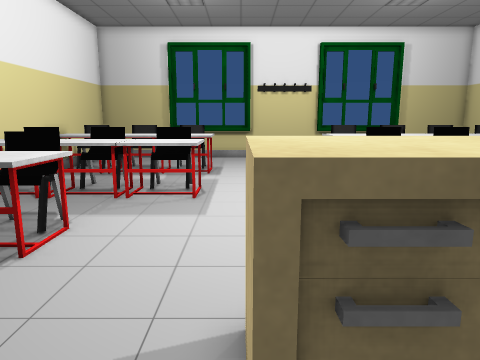
[1] (above)

20 first-person views from a walk through a scene from a Unity 3-D project. The camera is 1.3 m above the floor, tilts 10° down and sees 70° across. The floor is counted in squares, 0.5 m on a side. Each view is taken from the middle of a square. On the plan, view 1 faces up. The plan holds only what a view shows up to about 20 squares ahead; the rest is blank. Some surface patterns are stand-ins.

[2]
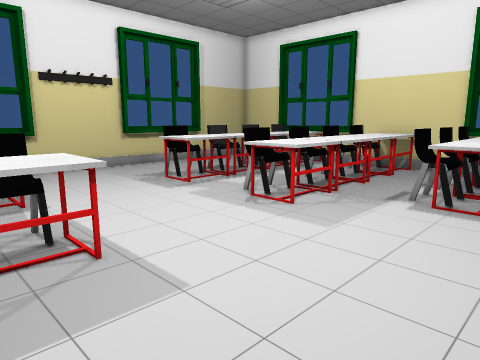

[3]
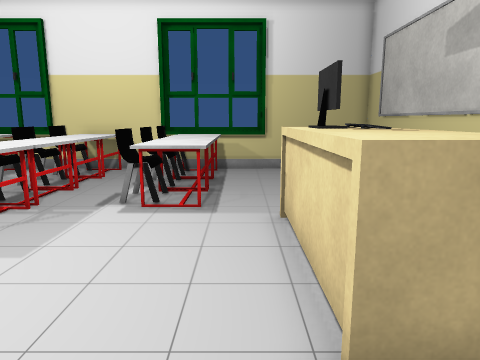

[4]
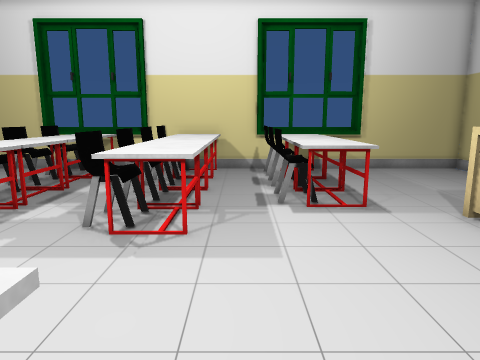

[5]
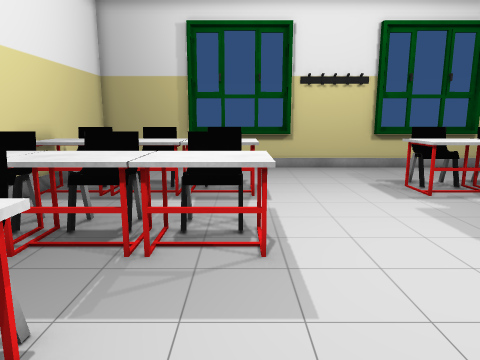

[6]
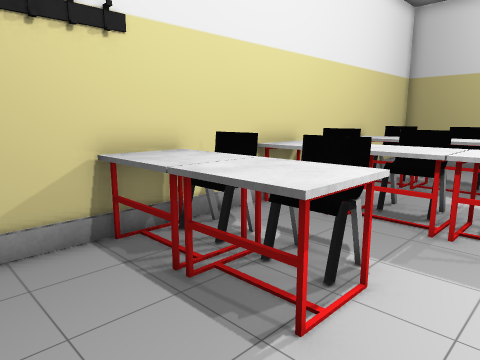

[7]
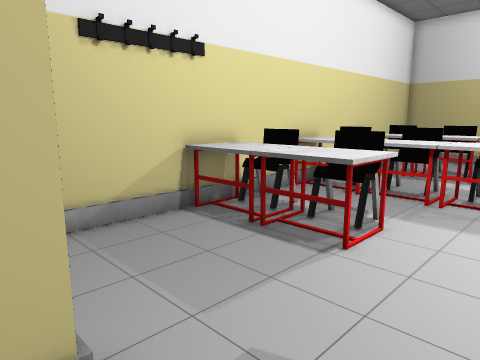

[8]
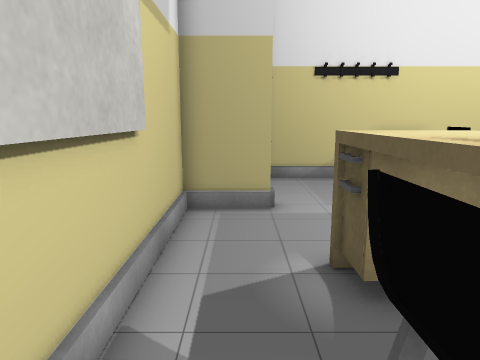

[9]
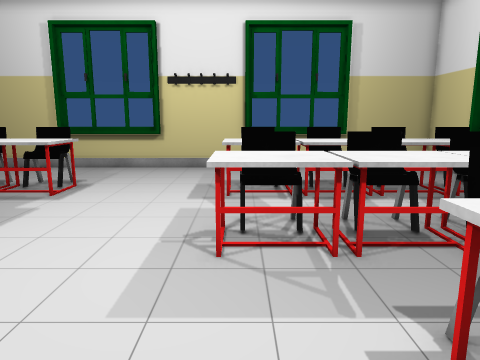

[10]
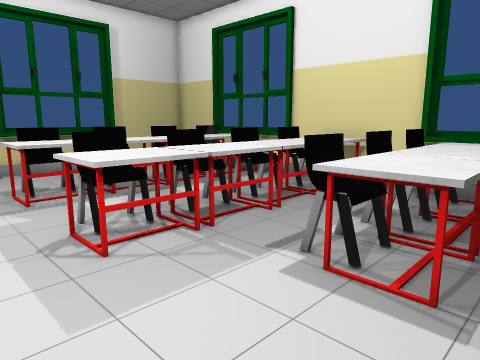

[11]
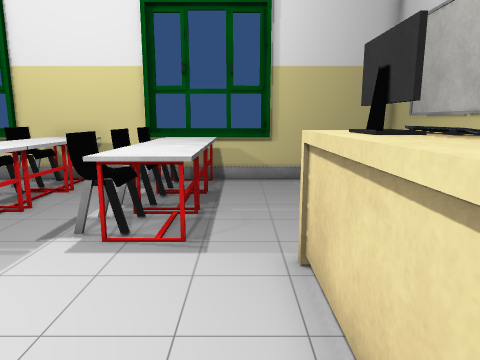

[12]
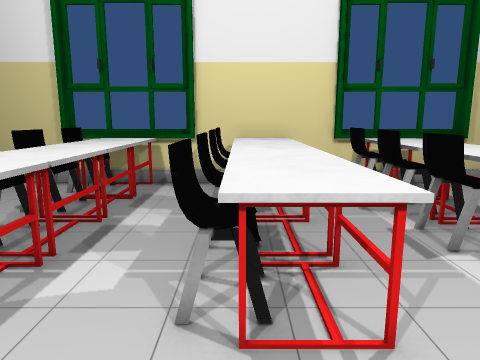

[13]
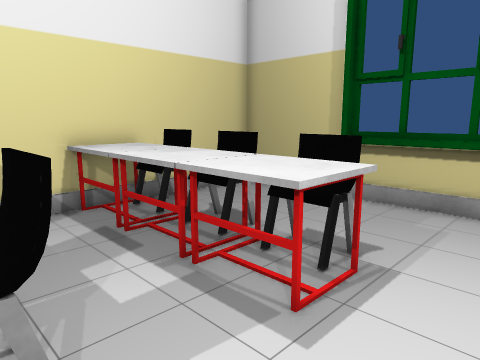

[14]
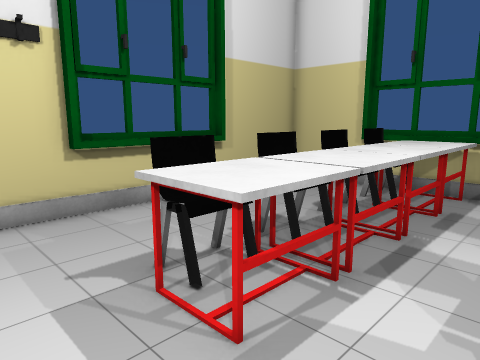

[15]
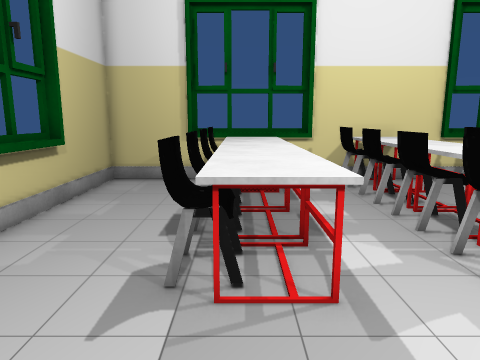

[16]
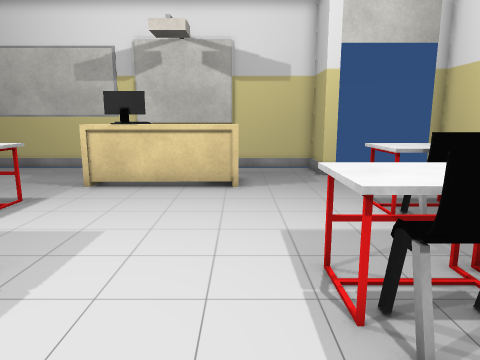

[17]
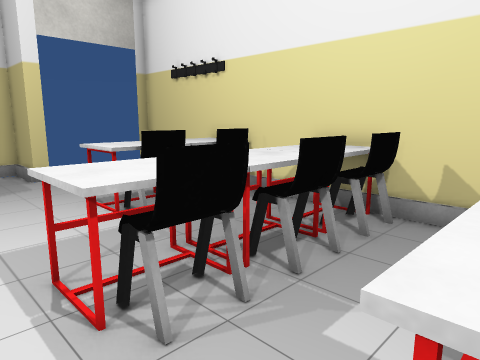

[18]
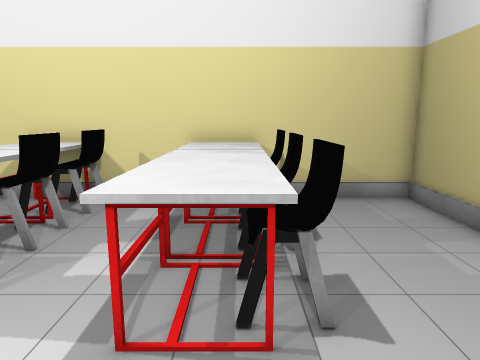

[19]
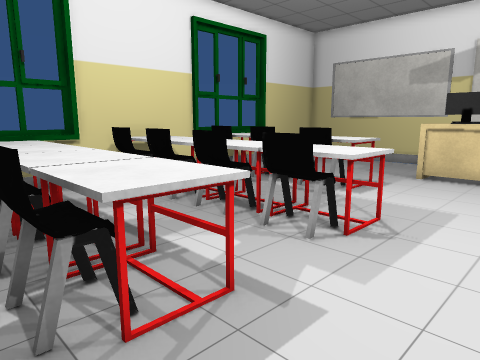

[20]
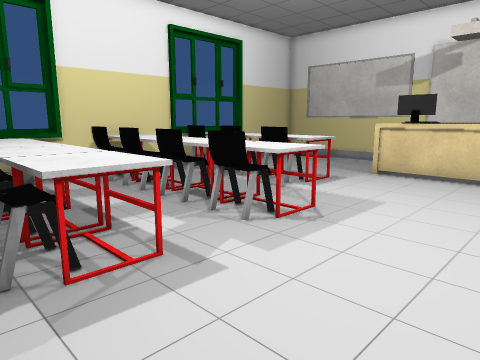

### Floor plan
Points are (right, up) in squares from view 1. A wall is a line through its corners. A room is listed if a view was taken in it or the views show most of it. See-through windows are left out.
Room 1 (views 1, 2, 3, 4, 5, 6, 7, 8, 9, 10, 11, 12, 13, 14, 15, 16, 17, 18, 19, 20)
walls: (1.4, 3.4) (1.4, 1.8); (3.8, 3.1) (5.5, 3.1); (4.1, 2.8) (4.1, 3.4) (5.1, 3.4); (3.6, 1.6) (0.1, 1.6) (0.1, 3.8) (6.1, 3.8); (-9.4, 10.6) (-9.4, 9.4); (15.3, 13.4) (15.3, 23.8) (-4.5, 23.8); (0.8, 23.4) (-4.8, 23.4); (-4.6, 0.9) (-3.9, 0.9) (-3.9, -1.5) (5.5, -1.5); (15.1, 14.8) (15.1, 20.4); (5.5, -1.7) (6.5, -1.7); (-9.4, 15.6) (-9.4, 14.4); (-9.4, 5.6) (-9.4, 0.9); (15.1, 3.6) (15.1, 9.1); (-3.9, -1.7) (4.8, -1.7); (10.8, 23.4) (5.3, 23.4); (-4.8, 23.8) (-9.4, 23.8) (-9.4, 19.4); (13.4, -1.7) (15.3, -1.7) (15.3, 10.6)
objects: other object (-9, 6) to (-7, 7); other object (-9, 8) to (-7, 9); other object (-9, 11) to (-7, 12); other object (-9, 13) to (-7, 14); other object (-9, 16) to (-7, 18); other object (-9, 19) to (-7, 19); other object (-6, 6) to (-4, 8); other object (-6, 8) to (-5, 9); other object (-6, 11) to (-5, 12); other object (-6, 13) to (-5, 14); other object (-6, 16) to (-5, 18); other object (-6, 19) to (-5, 19); other object (-4, 11) to (-1, 13); other object (-4, 16) to (-1, 19); other object (-3, 13) to (-2, 14); other object (-3, 19) to (-2, 19); other object (4, 1) to (5, 2); other object (4, 11) to (6, 13); other object (4, 16) to (6, 18); other object (5, 13) to (6, 14); other object (5, 19) to (6, 19); other object (7, 6) to (9, 8); other object (7, 11) to (9, 13); other object (7, 16) to (9, 19); other object (8, 8) to (9, 9); other object (8, 13) to (9, 14); other object (8, 19) to (9, 19); other object (10, 6) to (11, 7); other object (10, 8) to (12, 9); other object (10, 11) to (12, 12); other object (10, 13) to (12, 14); other object (10, 16) to (12, 18); other object (10, 19) to (12, 19); other object (12, 6) to (14, 7); other object (12, 16) to (14, 18); other object (13, 8) to (14, 9); other object (13, 11) to (15, 13); other object (13, 13) to (14, 14); other object (13, 19) to (14, 19)

Where each view was taken, in squares from view 1:
view 1: 0 up, 0 right, facing up
view 2: 5 up, 4 left, facing up-right
view 3: 5 up, 3 left, facing right
view 4: 10 up, 3 left, facing right
view 5: 5 up, 2 left, facing up
view 6: 3 up, 2 left, facing up-left
view 7: 0 up, 1 left, facing up-left
view 8: 0 up, 6 right, facing left
view 9: 5 up, 5 right, facing up
view 10: 5 up, 2 right, facing up-right
view 11: 5 up, 0 right, facing right
view 12: 13 up, 1 right, facing right
view 13: 13 up, 1 right, facing up-left
view 14: 14 up, 2 right, facing up-right
view 15: 18 up, 0 right, facing right
view 16: 17 up, 0 right, facing down
view 17: 17 up, 0 right, facing down-left
view 18: 18 up, 2 right, facing left
view 19: 20 up, 1 right, facing down-right
view 20: 20 up, 1 left, facing down-right
